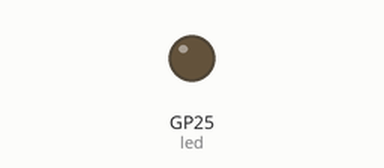
Bench run of a program on a simulated Raspberry Pi Pico running MicroPython. Parts: output pins drawn as LEDs (lit = HIGH). Dashed ring = blinking. Random numbers come from a fixed seed; what the program prints to the serial console is not drawn.

Above: at 0.17 s.
At 2.6 s:
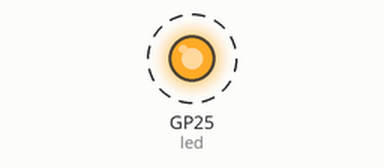
Timing chart, 0 to 3.0 s (numbered marks = the images above):
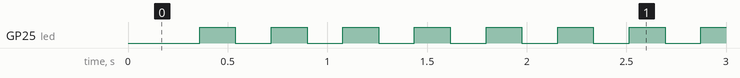

Measured:
- by itself, GP25 (led): alternates HIGH for 0.18 s and LOW for 0.18 s

The program:

Blink+random_frequency.py
```python
from machine import Pin, Timer
import urandom

#Define onboard LED
led = Pin(25, Pin.OUT)
LED_state = True
tim = Timer()

#Select random frequency and print it
random_number = urandom.uniform(1, 35)
print (random_number)

#Set the timer
def tick(timer):
    global led, LED_state
    LED_state = not LED_state
    led.value(LED_state)

tim.init(freq=random_number, mode=Timer.PERIODIC, callback=tick)
```
